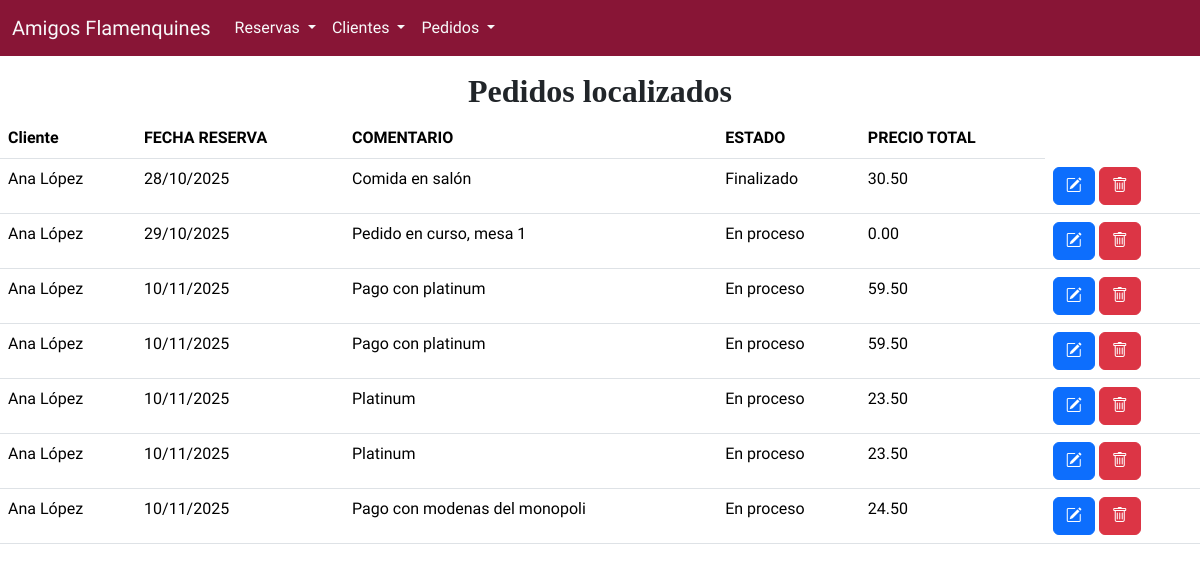
Page /proceso_buscar_pedido.php?txtNombreCliente=Ana López on the committed database.
### tables this page shows
CREATE TABLE `client_order` (
  `id_client_order` int NOT NULL,
  `client_order_date` datetime NOT NULL,
  `total_price` decimal(10,2) NOT NULL,
  `is_completed` tinyint(1) NOT NULL,
  `comment` varchar(100) NOT NULL,
  `id_client` int NOT NULL
);

CREATE TABLE `client` (
  `id_client` int NOT NULL,
  `date_created_account` date NOT NULL,
  `age` int NOT NULL,
  `is_vip` tinyint(1) NOT NULL,
  `name` varchar(50) NOT NULL
);

### proceso_buscar_pedido.php (the view, shortened to what this page needs)
<?php
$conexion = obtenerConexion();
$nombre_cliente = $_GET['txtNombreCliente'];
$sql = "SELECT o.*, c.name FROM client_order o, client c
WHERE o.id_client = c.id_client
AND c.name LIKE '%$nombre_cliente%';";
$resultado = mysqli_query($conexion, $sql);
if (mysqli_num_rows($resultado) > 0) {
    $mensaje = "<h2 class='text-center'>Pedidos localizados</h2>";
    $mensaje .= "<table class='table'>";
    $mensaje .= "<thead><tr><th>Cliente</th><th>FECHA RESERVA</th><th>COMENTARIO</th><th>ESTADO</th><th>PRECIO TOTAL</th></tr></thead>";
    $mensaje .= "<tbody>";
    while ($fila = mysqli_fetch_assoc($resultado)) {
        $mensaje .= "<tr>";
        $mensaje .= "<td>" . $fila['name'] . "</td>";
        $fecha_pedido = new DateTime($fila['client_order_date']);
        $mensaje .= "<td>" . $fecha_pedido->format('d/m/Y') . "</td>";
        $mensaje .= "<td>" . $fila['comment'] . "</td>";
        $mensaje .= "<td>" . (($fila['is_completed'] == 0) ? "En proceso" : "Finalizado") . "</td>";
        $mensaje .= "<td>" . $fila['total_price'] . "</td>";
        $mensaje .= "<td><form class='d-inline me-1' action='editar_pedido.php' method='post'>";
        $mensaje .= "<input type='hidden' name='pedido' value='" . htmlspecialchars(json_encode($fila), ENT_QUOTES) . "' />";
        $mensaje .= "<button name='Editar' class='btn btn-primary'><i class='bi bi-pencil-square'></i></button></form>";
        $mensaje .= "<form class='d-inline' action='proceso_borrar_pedido.php' method='post'>";
        $mensaje .= "<input type='hidden' name='idpedido' value='" . $fila['id_client_order']  . "' />";
        $mensaje .= "<button name='Borrar' class='btn btn-danger'><i class='bi bi-trash'></i></button></form>";
        $mensaje .= "</tr>";
    }
    $mensaje .= "</tbody></table>";
} else {
    $mensaje = "<h2 class='text-center mt-5'>No hay pedidos con nombre $nombre_cliente</h2>";
}
echo $mensaje;
?>
</body>
</html>

### rows in the picture
client_order: id_client.name "Ana López", client_order_date "28/10/2025", comment "Comida en salón", is_completed "Finalizado", total_price "30.50"
client_order: id_client.name "Ana López", client_order_date "29/10/2025", comment "Pedido en curso, mesa 1", is_completed "En proceso", total_price "0.00"
client_order: id_client.name "Ana López", client_order_date "10/11/2025", comment "Pago con platinum", is_completed "En proceso", total_price "59.50"
client_order: id_client.name "Ana López", client_order_date "10/11/2025", comment "Pago con platinum", is_completed "En proceso", total_price "59.50"
client_order: id_client.name "Ana López", client_order_date "10/11/2025", comment "Platinum", is_completed "En proceso", total_price "23.50"
client_order: id_client.name "Ana López", client_order_date "10/11/2025", comment "Platinum", is_completed "En proceso", total_price "23.50"
client_order: id_client.name "Ana López", client_order_date "10/11/2025", comment "Pago con modenas del monopoli", is_completed "En proceso", total_price "24.50"
